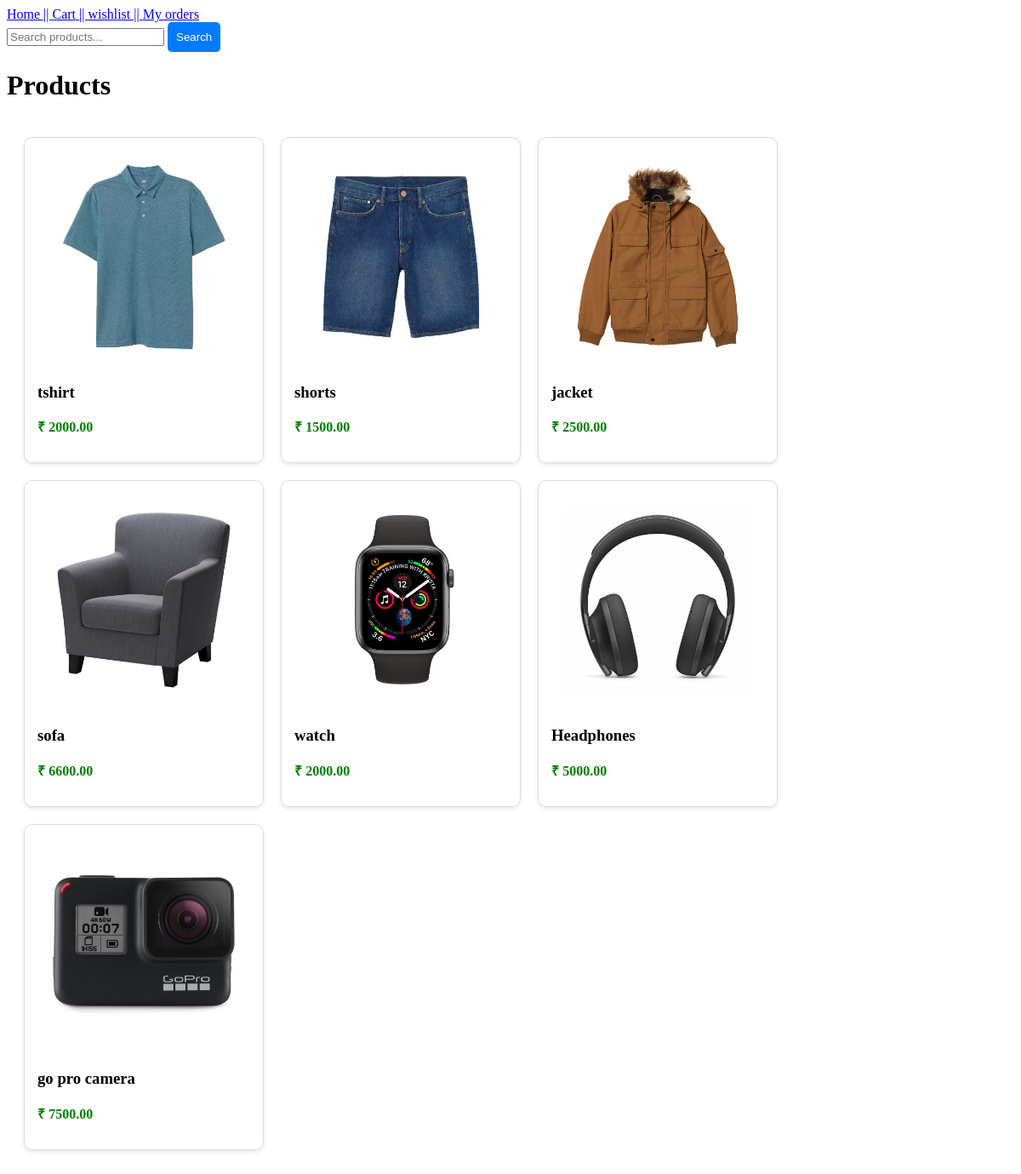
Screenshot of /products/ with the database file from the repository.
### Products/models.py (models this page shows, shortened)
class Product(models.Model):
    name = models.CharField(max_length=200)
    category = models.ForeignKey(
    Category,
    on_delete=models.CASCADE,
    null=True,
    blank=True
)
    description= models.TextField()
    price= models.DecimalField(max_digits=10, decimal_places=2)
    stock = models.IntegerField(default=0)
    image = models.ImageField(upload_to='products/', null=True, blank=True)
    created_at= models.DateTimeField(auto_now_add=True)
    updated_at = models.DateTimeField(auto_now_add=True)

### Products/views.py (the view)
# urls.py: path('products/', product_list, name='product_list'),
def product_list(request):
    query = request.GET.get('q')
    if query:
        products = Product.objects.filter(name__icontains=query)
    else:
        products = Product.objects.all()
    return render(
        request,
        'products.html',
        {'products': products}
    )

### Products/templates/products.html (shortened to what this page needs)
<!DOCTYPE html>
<html>
<head>
    <a href="{% url 'home' %}">Home || </a>
    <a href="{% url 'cart' %}">Cart || </a>
    <a href="{% url 'wishlist' %}">wishlist || </a>
    <a href="{% url 'orders' %}">My orders</a>
    <form method="GET">
    <input
        type="text"
        name="q"
        placeholder="Search products..."
    >
    <button type="submit">
        Search
    </button>
</form>
</head>
<body>
<h1>Products</h1>
<div class="container">
{% for product in products %}
<div class="card">
    <a href="{% url 'product_detail' product.id %}"> <img src="{{ product.image.url }}" alt="{{ product.name }}"></a>
    <h3>{{ product.name }}</h3>
    <p class="price">₹ {{ product.price }}</p>
</div>
{% endfor %}
</div>
</body>
</html>

### Products/templates/products.html (style rules this page uses)
.container { display:flex; flex-wrap:wrap; gap:20px; padding:20px; }
.card { width:250px; border:1px solid #ddd; border-radius:10px; padding:15px; box-shadow:0 2px 5px rgba(0,0,0,0.1); }
.card img { width:100%; height:250px; object-fit:cover; }
.price { color:green; font-weight:bold; }
button { background:#007bff; color:white; border:none; padding:10px; border-radius:5px; cursor:pointer; }

### rows the page displays
Product: image (picture), name "tshirt", price "2000.00"
Product: image (picture), name "shorts", price "1500.00"
Product: image (picture), name "jacket", price "2500.00"
Product: image (picture), name "sofa", price "6600.00"
Product: image (picture), name "watch", price "2000.00"
Product: image (picture), name "Headphones", price "5000.00"
Product: image (picture), name "go pro camera", price "7500.00"
